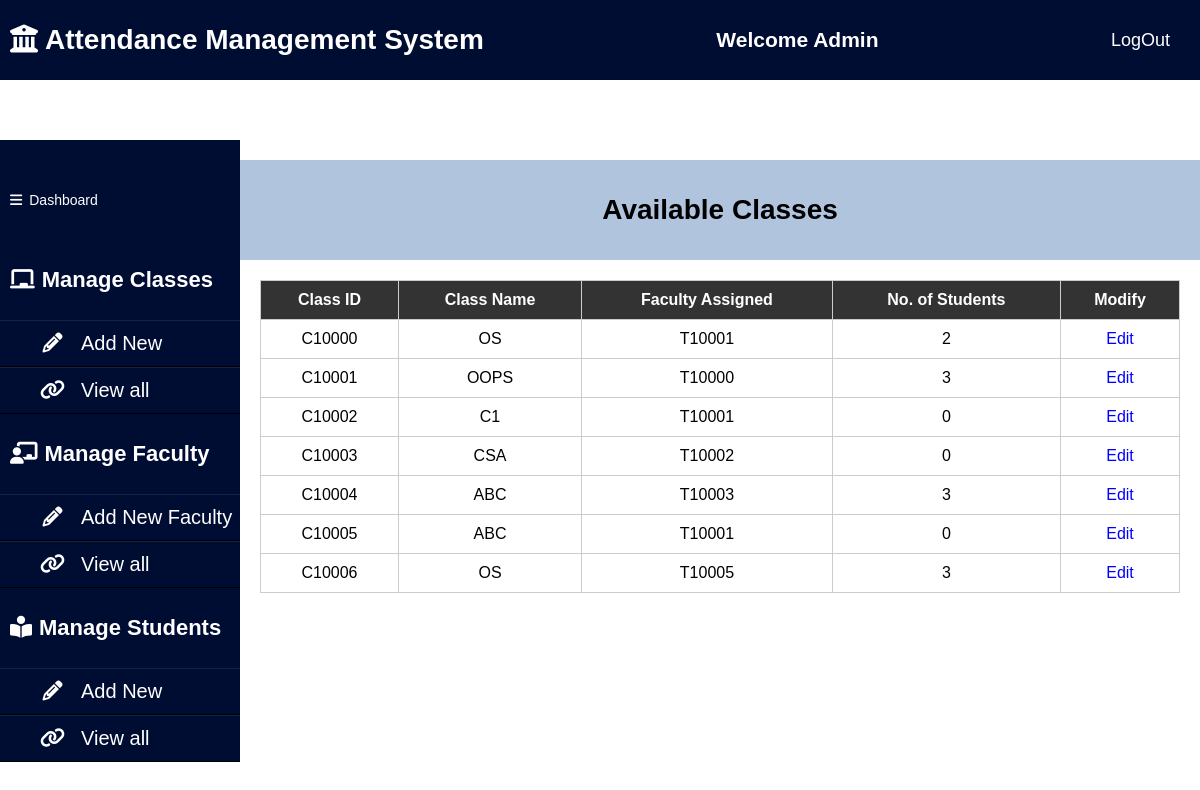
Page /viewclass (signed in) on the earlier database version.
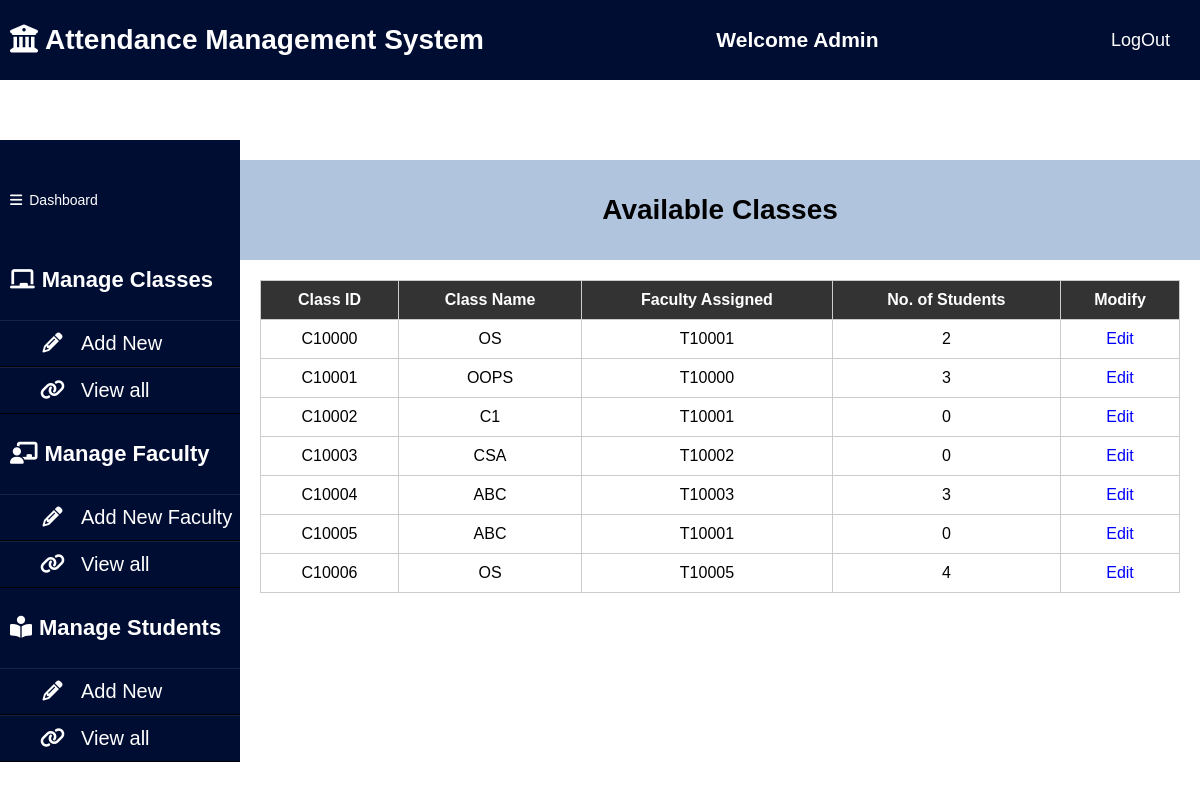
Same page on the later database version.
### AMS_APP/models.py (models this page shows, shortened)
class Subject(models.Model):
    subject_id=models.CharField(max_length=15)
    subject_name=models.CharField(max_length=30)
    teacher_id=models.CharField(max_length=15)
    classes_held=models.IntegerField()
    number_of_students=models.IntegerField()
    class_info=models.TextField()

### AMS_APP/views.py (the view)
# urls.py: path('viewclass', views.viewclass, name='viewclass'),
def viewclass(request):
    if request.user.is_anonymous:
        return redirect("/")
    subject_list=(Subject.objects.all())
    return render(request, 'viewclass.html',
                  {'subject_list':subject_list})

### template/viewclass.html (shortened to what this page needs)
{% load static %}
<!DOCTYPE html>
<html lang="en">
<head>
    <link rel="stylesheet" href="https://cdnjs.cloudflare.com/ajax/libs/font-awesome/6.4.0/css/all.min.css">
    <link rel="stylesheet" type="text/css" href="{% static 'css/admindashboard.css'%}">
</head>
<body>
    <header>
        <h1><i class="fas fa-university"></i>Attendance Management System</h1>
        <h2>Welcome Admin</h2>
        <a href="/logoutuser" class="btn">LogOut</a>
    </header>
    <aside>
        <header>
            <div>
                <i class="fas fa-bars"></i>Dashboard
            </div>
        </header>
        <ul>
            <li><h4><i class="fas fa-chalkboard"></i>Manage Classes</h4></li>
            <ul>
                <li><a href="/courseadd"><i class="fa fa-pencil fa-fw"></i>Add New</a></li>
                <li><a href="/viewclass"><i class="fa fa-link"></i>View all</a></li>
            </ul>
        </ul>
        <ul>
            <li><h4><i class="fas fa-chalkboard-teacher"></i>Manage Faculty</h4></li>
            <ul>
                <li><a href="/teacher"><i class="fa fa-pencil fa-fw"></i>Add New Faculty</a></li>
                <li><a href="/viewfaculty"><i class="fa fa-link"></i>View all</a></li>
            </ul>
        </ul>
        <ul>
            <li><h4><i class="fas fa-book-reader" aria-hidden="true"></i>Manage Students</h4></li>
            <ul>
                <li><a href="/addnewstudent"><i class="fa fa-pencil fa-fw"></i>Add New</a></li>
                <li><a href="/viewstudent"><i class="fa fa-link"></i>View all</a></li>
            </ul>
        </ul>
    </aside>
    <div class="content-container">
</head>
    <header id="topic">
        <h1>Available Classes</h1>
    </header>
    <main>
        <table id="class-table">
            <thead>
                <tr>
                    <th>Class ID</th>
                    <th>Class Name</th>
                    <th>Faculty Assigned</th>
                    <th>No. of Students</th>
                    <th>Modify</th>
                </tr>
            </thead>
            <tbody>
                {% for q in subject_list %}
						  <tr>
							<td>{{q.subject_id}}</td>
							<td>{{q.subject_name}}</td>
							<td>{{q.teacher_id}}</td>
                            <td>{{q.number_of_students}}</td>
							<td><a href="/class_mgmt/?subject_id={{ q.subject_id }}">Edit</a></td>
						  </tr>
						  {% endfor %}
            </tbody>
        </table>
    </main>
    </div>
</body>
</html>

Differences in the rows shown:
changed Subject (number 7 of 7 on the later page): number_of_students "3" → "4"
